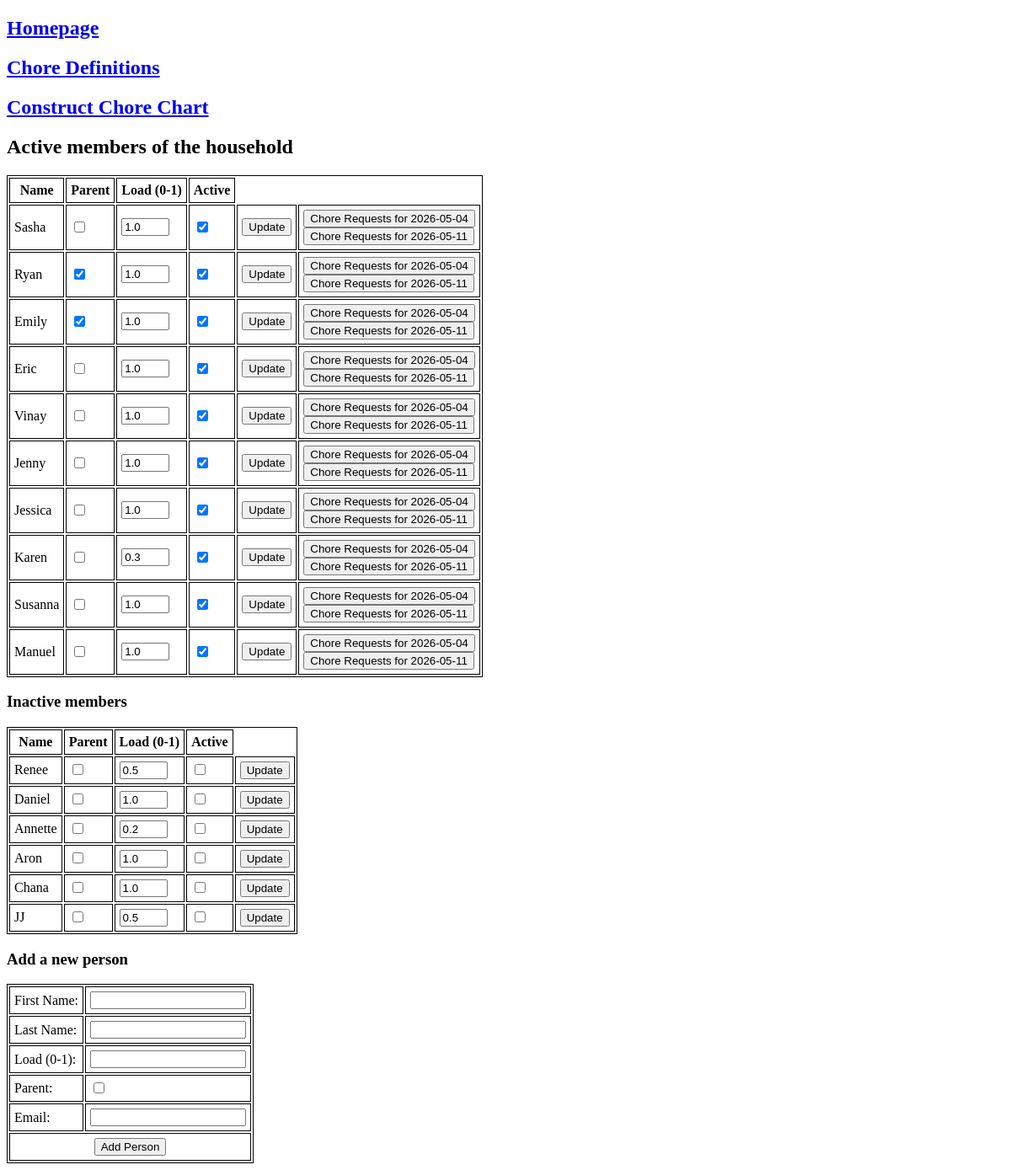
The app's page /people, older data.
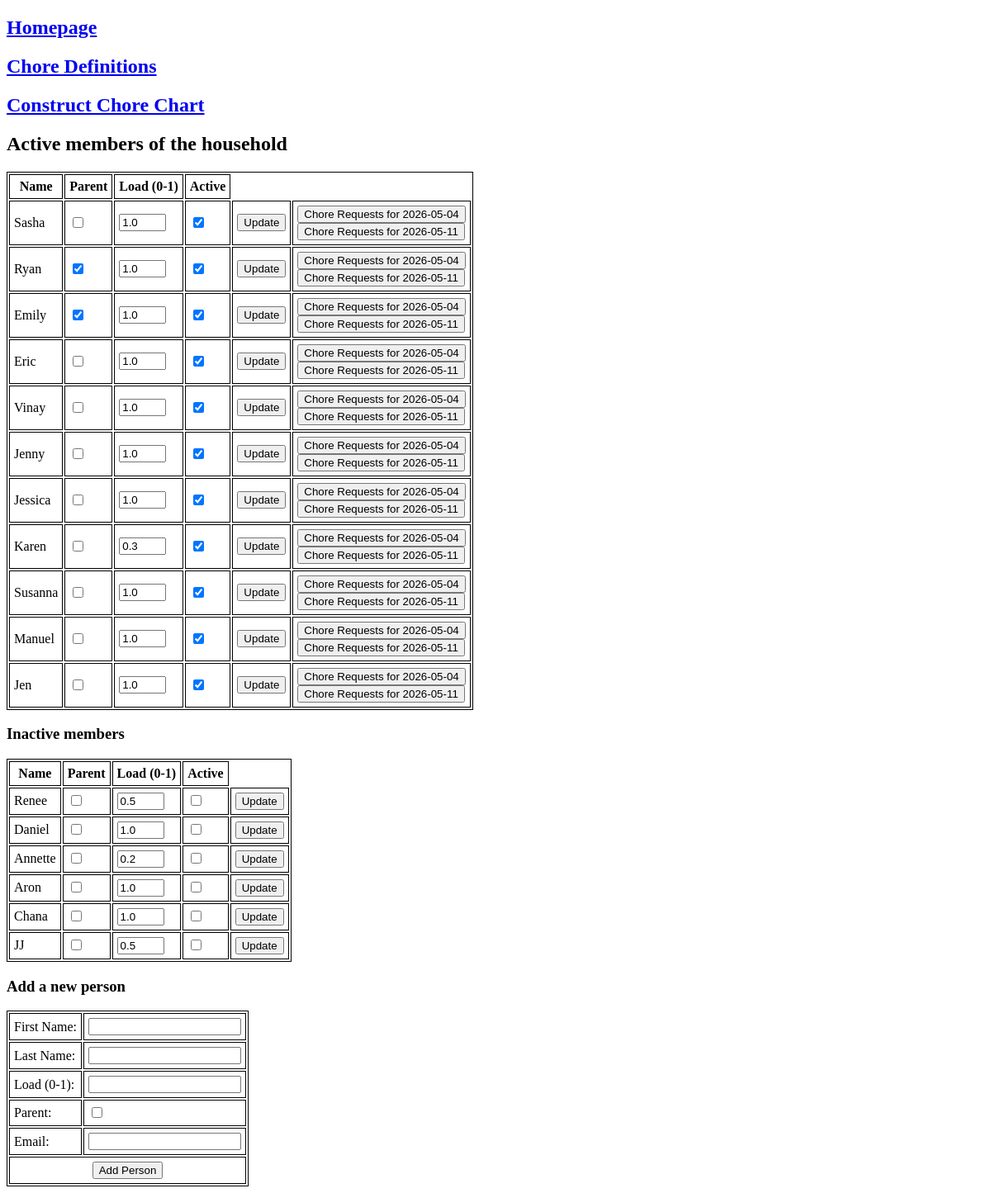
The same page, newer data.
### tables this page shows
CREATE TABLE "people" (
"id" INTEGER,
  "first_name" TEXT,
  "last_name" TEXT,
  "load_fraction" REAL,
  "parent" INTEGER,
  "active" INTEGER,
  "email" TEXT
);

### chore_chart.py (the view)
@app.route("/people")
def people():
    today = date.today()
    this_monday = today - timedelta(days = today.weekday())
    next_monday = this_monday + timedelta(days = 7)
    with sqlite3.connect(db) as con:
        people = pd.read_sql(con=con, sql="SELECT * FROM people")
    return render_template("people.html", people = people,
                           this_monday = this_monday,
                           next_monday = next_monday)

### templates/people.html (shortened to what this page needs)
<!doctype html>
<html>
<head>
  <link rel="stylesheet" href="{{ url_for('static', filename='style.css') }}">
</head>
<body>
  <h2><a href="/">Homepage</a></h2>
  <h2><a href="/tasks">Chore Definitions</a></h2>
  <h2><a href="/chores">Construct Chore Chart</a></h2>
  <h2>Active members of the household</h2>
  <table>
    <tr>
      <th>Name</th>
      <th>Parent</th>
      <th>Load (0-1)</th>
      <th>Active</th>
    </tr>
    {% for person in people.query('active == 1').itertuples() %}
    <tr>
      <td>{{person.first_name}}</td>
      <form method="POST" action="{{ url_for('update_person') }}">
	<td>
	  <input type="checkbox" name="parent" {{"checked" if person.parent else ""}}/>
	</td>
	<td>
	  <input type="text" name="frac" size="4" value="{{ person.load_fraction }}"/>
	</td>
	<td>
	  <input type="checkbox" name="active" {{"checked" if person.active else ""}}/>
	</td>
	<td>
	  <button type="sumbit">Update</button>
	</td>
      </form>
      <td>
	{% if person.active %}
	<form action="{{ url_for('requests', person_id = person.id,
		      monday = this_monday) }}", method="GET">
	  <button type="sumbit">Chore Requests for {{this_monday}}</button>
	</form>
	<form action="{{ url_for('requests', person_id = person.id,
		      monday = next_monday) }}", method="GET">
	  <button type="sumbit">Chore Requests for {{next_monday}}</button>
	</form>
	{% endif %}
      </td>
    </tr>
    {% endfor %}
  </table>
  <h3>Inactive members</h3>
  <table>
    <tr>
      <th>Name</th>
      <th>Parent</th>
      <th>Load (0-1)</th>
      <th>Active</th>
    </tr>
    {% for person in people.query('active == 0').itertuples() %}
    <tr>
      <td>{{person.first_name}}</td>
      <form method="POST" action="{{ url_for('update_person') }}">
	<td>
	  <input type="checkbox" name="parent" {{"checked" if person.parent else ""}}/>
	</td>
	<td>
	  <input type="text" name="frac" size="4" value="{{ person.load_fraction }}"/>
	</td>
	<td>
	  <input type="checkbox" name="active" {{"checked" if person.active else ""}}/>
	</td>
	<td>
	  <button type="sumbit">Update</button>
	</td>
      </form>
    </tr>
    {% endfor %}
  </table>
  <h3>Add a new person</h3>
  <form method="POST" action="{{ url_for('add_person') }}">
    <table>
      <tr>
	<td><label for="first_name">First Name:</label></td>
	<td><input type="text" id="first_name" name="first_name"></input></td>
      </tr>
      <tr>
	<td><label for="last_name">Last Name:</label></td>
	<td><input type="text" id="last_name" name="last_name"></input></td>
      </tr>
      <tr>
	<td><label for="frac">Load (0-1):</label></td>
	<td><input type="text" id="frac" name="frac"></input></td>
      </tr>
      <tr>
	<td><label for="parent">Parent:</label></td>
	<td><input type="checkbox" id="parent" name="parent"></input></td>
      </tr>
      <tr>
	<td><label for="email">Email:</label></td>
	<td><input type="text" id="email" name="email"></input></td>
      </tr>
      <tr>
	<td colspan="2" class="center-text">
	  <input type="submit" value="Add Person">
	</td>
      </tr>
    </table>
  </form>
</body>
</html>

### static/style.css (style rules this page uses)
table, th, td { border: 1px solid; }
th, td { padding: 5px; }
.center-text { text-align: center; }

Row changes from the older to the newer data that the page shows:
added people: first_name "Jen", frac "1.0", this_monday "2026-05-04", next_monday "2026-05-11", shown under "Active members of the household"
